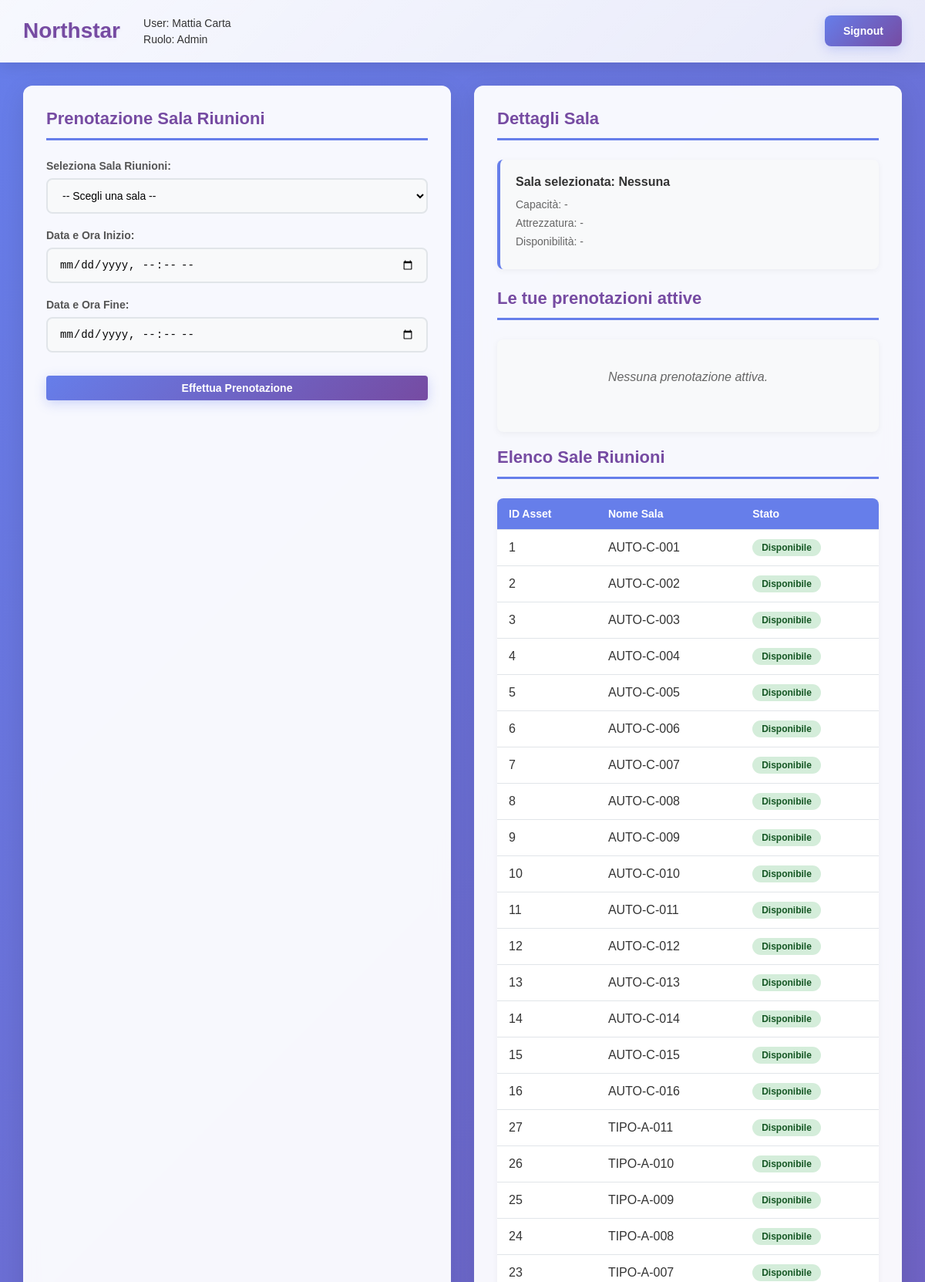
Page /public/dipendente/sale-riunioni/index.php (signed in, upper part) on the committed database.
### tables this page shows
CREATE TABLE `utenti` (
  `id_utente` int(11) NOT NULL,
  `nome` varchar(50) NOT NULL,
  `cognome` varchar(50) NOT NULL,
  `username` varchar(100) NOT NULL,
  `password` varchar(255) NOT NULL,
  `id_ruolo` int(11) NOT NULL,
  `id_coordinatore` int(11) DEFAULT NULL
);

CREATE TABLE `ruoli` (
  `id_ruolo` int(11) NOT NULL,
  `nome_ruolo` varchar(20) NOT NULL
);

CREATE TABLE `asset` (
  `id_asset` int(11) NOT NULL,
  `codice_asset` varchar(20) NOT NULL,
  `id_tipologia` int(11) NOT NULL,
  `stato` enum('Disponibile','Occupato','Non prenotabile') DEFAULT 'Disponibile',
  `mappa` enum('Sede','Parcheggio') NOT NULL,
  `piano` int(11) DEFAULT NULL
);

### public/dipendente/sale-riunioni/index.php (the view, shortened to what this page needs)
<?php
require_once __DIR__ . "/../../config/config.php";
$userInfo = [
    'nome' => '',
    'cognome' => '',
    'ruolo' => ''
];
if (isset($_SESSION['logged_in']) && $_SESSION['logged_in'] === true && isset($_SESSION['id_utente'])) {
    $sql = "SELECT u.nome, u.cognome, r.nome_ruolo as ruolo
            FROM utenti u
            LEFT JOIN ruoli r ON u.id_ruolo = r.id_ruolo
            WHERE u.id_utente = ? LIMIT 1";
    $stmt = $conn->prepare($sql);
    if ($stmt) {
        $stmt->bind_param("i", $_SESSION['id_utente']);
        $stmt->execute();
        $result = $stmt->get_result();
        if ($result->num_rows > 0) {
            $user = $result->fetch_assoc();
            $userInfo = [
                'nome' => $user['nome'],
                'cognome' => $user['cognome'],
                'ruolo' => $user['ruolo']
            ];
        }
    }
}
$userBookings = [];
$roomNames = [];
$sql = "SELECT id_asset, codice_asset, stato FROM asset";
$result = $conn->query($sql);
if ($result) {
    while ($row = $result->fetch_assoc()) {
        $roomNames[$row['id_asset']] = [
            'name' => $row['codice_asset'],
            'status' => $row['stato']
        ];
    }
}
?>
<!DOCTYPE html>
<html lang="it">
<head>
  <link rel="stylesheet" href="./sale-riunioni.css">
  <link rel="stylesheet" href="../dashboard/dashboard.css">
</head>
<body>
  <header class="header">
    <div class="header-left">
      <h1>Northstar</h1>
      <div class="user-info">
        <p>User: <?php echo htmlspecialchars($userInfo['nome'] . ' ' . $userInfo['cognome']); ?></p>
        <p>Ruolo: <?php echo htmlspecialchars($userInfo['ruolo']); ?></p>
      </div>
    </div>
    <a href="?action=signout" class="signout-btn">Signout</a>
  </header>
  <div class="dashboard-container">
    <div class="column">
      <h2>Prenotazione Sala Riunioni</h2>
      <form method="POST" id="booking-form">
        <div class="form-group">
          <label for="select-room">Seleziona Sala Riunioni:</label>
          <select id="select-room">
            <option>-- Scegli una sala --</option>
          </select>
        </div>
        <div class="form-group">
          <label for="start-datetime">Data e Ora Inizio:</label>
          <input type="datetime-local" id="start-datetime">
        </div>
        <div class="form-group">
          <label for="end-datetime">Data e Ora Fine:</label>
          <input type="datetime-local" id="end-datetime">
        </div>
        <button type="submit" class="book-btn">Effettua Prenotazione</button>
      </form>
    </div>
    <div class="column">
      <h2>Dettagli Sala</h2>
      <div class="details-card">
        <h4>Sala selezionata: Nessuna</h4>
        <p>Capacità: -</p>
        <p>Attrezzatura: -</p>
        <p>Disponibilità: -</p>
      </div>
      <h2>Le tue prenotazioni attive</h2>
      <div class="booking-list">
        <?php if (empty($userBookings)): ?>
          <p>Nessuna prenotazione attiva.</p>
        <?php endif; ?>
      </div>
      <h2>Elenco Sale Riunioni</h2>
      <table class="parking-table">
        <thead>
          <tr>
            <th>ID Asset</th>
            <th>Nome Sala</th>
            <th>Stato</th>
          </tr>
        </thead>
        <tbody>
          <?php foreach ($roomNames as $id => $room): ?>
            <tr>
              <td><?php echo $id; ?></td>
              <td><?php echo htmlspecialchars($room['name']); ?></td>
              <td><span class="status-badge <?php echo strtolower($room['status']); ?>"><?php echo htmlspecialchars($room['status']); ?></span></td>
            </tr>
          <?php endforeach; ?>
        </tbody>
      </table>
    </div>
  </div>
</body>
</html>

### public/dipendente/sale-riunioni/sale-riunioni.css (style rules this page uses)
* { margin: 0; padding: 0; box-sizing: border-box; }
body { font-family: Arial, sans-serif; background: linear-gradient(135deg, #667eea 0%, #764ba2 100%); min-height: 100vh; color: #333; }
.header { background-color: rgba(255, 255, 255, 0.95); color: #333; padding: 15px 20px; display: flex; justify-content: space-between; align-items: center; box-shadow: 0 2px 10px rgba(0,0,0,0.1); }
.header h1 { font-size: 24px; margin: 0; color: #764ba2; }
.user-info { text-align: right; }
.user-info p { margin: 5px 0; font-size: 14px; }
.dashboard-container { display: flex; gap: 30px; padding: 30px; max-width: 1200px; margin: 0 auto; }
.column { flex: 1; background: rgba(255, 255, 255, 0.95); border-radius: 12px; box-shadow: 0 8px 32px rgba(0,0,0,0.1); padding: 30px; backdrop-filter: blur(10px); }
.column h2 { color: #764ba2; margin-bottom: 25px; font-size: 22px; border-bottom: 3px solid #667eea; padding-bottom: 12px; }
.form-group { margin-bottom: 20px; }
.form-group label { display: block; margin-bottom: 8px; font-weight: bold; color: #555; font-size: 14px; }
.form-group select, .form-group input { width: 100%; padding: 12px 15px; border: 2px solid #e1e5e9; border-radius: 8px; font-size: 14px; transition: all 0.3s ease; background-color: #f8f9fa; }
.book-btn { background: linear-gradient(135deg, #667eea 0%, #764ba2 100%); color: white; border: none; padding: 14px 28px; border-radius: 8px; cursor: pointer; font-size: 16px; font-weight: bold; width: 100%; margin-top: 10px; transition: all 0.3s ease; box-shadow: 0 4px 15px rgba(102, 126, 234, 0.3); }
.details-card { background: #f8f9fa; border-left: 4px solid #667eea; padding: 20px; margin-bottom: 25px; border-radius: 8px; box-shadow: 0 2px 8px rgba(0,0,0,0.05); }
.details-card h4 { color: #333; margin-bottom: 12px; font-size: 16px; font-weight: bold; }
.details-card p { margin: 8px 0; font-size: 14px; color: #666; }
.booking-list { background: #f8f9fa; border-radius: 8px; padding: 20px; margin-bottom: 20px; min-height: 120px; box-shadow: 0 2px 8px rgba(0,0,0,0.05); }
.booking-list p { color: #666; font-style: italic; text-align: center; padding: 20px; }
.parking-table { width: 100%; border-collapse: collapse; margin-top: 20px; background: white; border-radius: 8px; overflow: hidden; box-shadow: 0 2px 8px rgba(0,0,0,0.05); }
.parking-table th, .parking-table td { padding: 12px 15px; text-align: left; border-bottom: 1px solid #e1e5e9; }
.parking-table th { background-color: #667eea; color: white; font-weight: bold; font-size: 14px; }
.status-badge { display: inline-block; padding: 4px 12px; border-radius: 20px; font-size: 12px; font-weight: bold; }
.status-badge.disponibile { background-color: #d4edda; color: #155724; }

### public/dipendente/sale-riunioni/index.php (style rules this page uses)
body { background-color: #7A288A; }

### rows in the picture
utenti: nome+cognome "Mattia Carta", id_ruolo.nome_ruolo "Admin"
asset: id "1", codice_asset "AUTO-C-001", stato "Disponibile"
asset: id "2", codice_asset "AUTO-C-002", stato "Disponibile"
asset: id "3", codice_asset "AUTO-C-003", stato "Disponibile"
asset: id "4", codice_asset "AUTO-C-004", stato "Disponibile"
asset: id "5", codice_asset "AUTO-C-005", stato "Disponibile"
asset: id "6", codice_asset "AUTO-C-006", stato "Disponibile"
asset: id "7", codice_asset "AUTO-C-007", stato "Disponibile"
asset: id "8", codice_asset "AUTO-C-008", stato "Disponibile"
asset: id "9", codice_asset "AUTO-C-009", stato "Disponibile"
asset: id "10", codice_asset "AUTO-C-010", stato "Disponibile"
asset: id "11", codice_asset "AUTO-C-011", stato "Disponibile"
asset: id "12", codice_asset "AUTO-C-012", stato "Disponibile"
asset: id "13", codice_asset "AUTO-C-013", stato "Disponibile"
asset: id "14", codice_asset "AUTO-C-014", stato "Disponibile"
asset: id "15", codice_asset "AUTO-C-015", stato "Disponibile"
asset: id "16", codice_asset "AUTO-C-016", stato "Disponibile"
asset: id "27", codice_asset "TIPO-A-011", stato "Disponibile"
asset: id "26", codice_asset "TIPO-A-010", stato "Disponibile"
asset: id "25", codice_asset "TIPO-A-009", stato "Disponibile"
asset: id "24", codice_asset "TIPO-A-008", stato "Disponibile"
asset: id "23", codice_asset "TIPO-A-007", stato "Disponibile"
